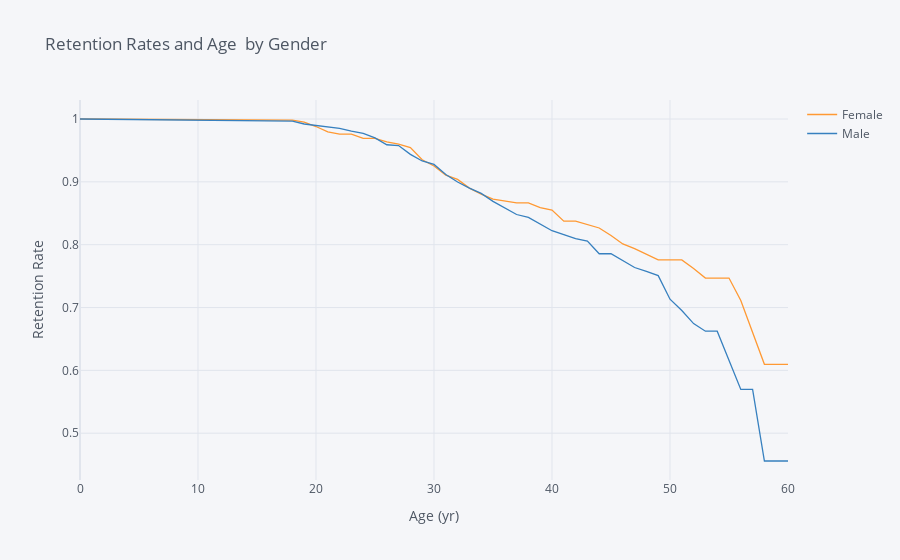

Source (notebook cell):
### Code cell
retention_rates_age = survival(data, 'Gender', 'Age', 'Attrition')

retention_rates_age.iplot(kind='line', xTitle='Age (yr)', yTitle='Retention Rate',
            title='Retention Rates and Age  by Gender')

### Figure 1 — Plotly figure (JSON) as saved in the notebook; plotly's stock layout.template omitted (floating-point values rounded to 4 significant figures)
{"data": [{"line": {"color": "rgba(255, 153, 51, 1.0)", "dash": "solid", "shape": "linear", "width": 1.3}, "mode": "lines", "name": "Female", "text": "", "type": "scatter", "x": [0, 18, 19, 20, 21, 22, 23, 24, 25, 26, 27, 28, 29, 30, 31, 32, 33, 34, 35, 36, 37, 38, 39, 40, 41, 42, 43, 44, 45, 46, 47, 48, 49, 50, 51, 52, 53, 54, 55, 56, 57, 58, 59, 60], "y": [1, 0.9983, 0.9949, 0.988, 0.9794, 0.976, 0.976, 0.969, 0.969, 0.9637, 0.9601, 0.9544, 0.9352, 0.9252, 0.9105, 0.904, 0.8901, 0.8804, 0.8725, 0.8696, 0.8665, 0.8665, 0.8591, 0.8551, 0.8374, 0.8374, 0.8322, 0.8266, 0.8146, 0.8011, 0.7936, 0.785, 0.7757, 0.7757, 0.7757, 0.7621, 0.7469, 0.7469, 0.7469, 0.7113, 0.6605, 0.6097, 0.6097, 0.6097]}, {"line": {"color": "rgba(55, 128, 191, 1.0)", "dash": "solid", "shape": "linear", "width": 1.3}, "mode": "lines", "name": "Male", "text": "", "type": "scatter", "x": [0, 18, 19, 20, 21, 22, 23, 24, 25, 26, 27, 28, 29, 30, 31, 32, 33, 34, 35, 36, 37, 38, 39, 40, 41, 42, 43, 44, 45, 46, 47, 48, 49, 50, 51, 52, 53, 54, 55, 56, 57, 58, 59, 60], "y": [1, 0.9966, 0.9921, 0.9898, 0.9886, 0.9852, 0.9806, 0.977, 0.9699, 0.959, 0.9578, 0.9438, 0.9332, 0.9277, 0.9118, 0.8997, 0.8901, 0.8817, 0.8689, 0.8589, 0.848, 0.8433, 0.8331, 0.8222, 0.8162, 0.8096, 0.8058, 0.7856, 0.7856, 0.7752, 0.7637, 0.7575, 0.7508, 0.7132, 0.6952, 0.6744, 0.6624, 0.6624, 0.6172, 0.5697, 0.5697, 0.4558, 0.4558, 0.4558]}], "layout": {"legend": {"bgcolor": "#F5F6F9", "font": {"color": "#4D5663"}}, "paper_bgcolor": "#F5F6F9", "plot_bgcolor": "#F5F6F9", "title": {"font": {"color": "#4D5663"}, "text": "Retention Rates and Age  by Gender"}, "xaxis": {"gridcolor": "#E1E5ED", "showgrid": true, "tickfont": {"color": "#4D5663"}, "title": {"font": {"color": "#4D5663"}, "text": "Age (yr)"}, "zerolinecolor": "#E1E5ED"}, "yaxis": {"gridcolor": "#E1E5ED", "showgrid": true, "tickfont": {"color": "#4D5663"}, "title": {"font": {"color": "#4D5663"}, "text": "Retention Rate"}, "zerolinecolor": "#E1E5ED"}}}
